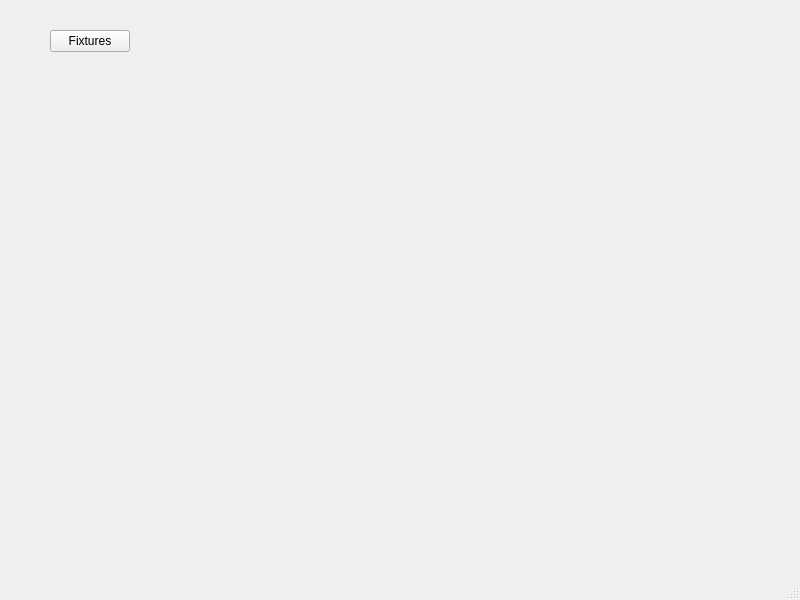
<?xml version="1.0" encoding="UTF-8"?>
<ui version="4.0">
 <class>MainWindow</class>
 <widget class="QMainWindow" name="MainWindow">
  <property name="geometry">
   <rect>
    <x>0</x>
    <y>0</y>
    <width>800</width>
    <height>600</height>
   </rect>
  </property>
  <property name="windowTitle">
   <string>MainWindow</string>
  </property>
  <widget class="QWidget" name="centralwidget">
   <property name="sizePolicy">
    <sizepolicy hsizetype="Maximum" vsizetype="Maximum">
     <horstretch>0</horstretch>
     <verstretch>0</verstretch>
    </sizepolicy>
   </property>
   <property name="focusPolicy">
    <enum>Qt::FocusPolicy::NoFocus</enum>
   </property>
   <widget class="QWidget" name="horizontalLayoutWidget">
    <property name="geometry">
     <rect>
      <x>50</x>
      <y>30</y>
      <width>681</width>
      <height>501</height>
     </rect>
    </property>
    <layout class="QHBoxLayout" name="horizontalLayout">
     <property name="sizeConstraint">
      <enum>QLayout::SizeConstraint::SetMaximumSize</enum>
     </property>
     <item>
      <layout class="QVBoxLayout" name="verticalLayout_2">
       <item>
        <widget class="QPushButton" name="fixtureButton">
         <property name="text">
          <string>Fixtures</string>
         </property>
         <property name="default">
          <bool>false</bool>
         </property>
        </widget>
       </item>
      </layout>
     </item>
     <item>
      <spacer name="horizontalSpacer">
       <property name="orientation">
        <enum>Qt::Orientation::Horizontal</enum>
       </property>
       <property name="sizeHint" stdset="0">
        <size>
         <width>40</width>
         <height>20</height>
        </size>
       </property>
      </spacer>
     </item>
    </layout>
   </widget>
  </widget>
  <widget class="QMenuBar" name="menubar">
   <property name="geometry">
    <rect>
     <x>0</x>
     <y>0</y>
     <width>800</width>
     <height>19</height>
    </rect>
   </property>
  </widget>
  <widget class="QStatusBar" name="statusbar"/>
 </widget>
 <resources/>
 <connections>
  <connection>
   <sender>fixtureButton</sender>
   <signal>clicked()</signal>
   <receiver>MainWindow</receiver>
   <slot>showFixturePatching()</slot>
   <hints>
    <hint type="sourcelabel">
     <x>91</x>
     <y>298</y>
    </hint>
    <hint type="destinationlabel">
     <x>399</x>
     <y>299</y>
    </hint>
   </hints>
  </connection>
 </connections>
 <slots>
  <slot>addFixture(Fixture*)</slot>
  <slot>showFixturePatching()</slot>
 </slots>
</ui>
